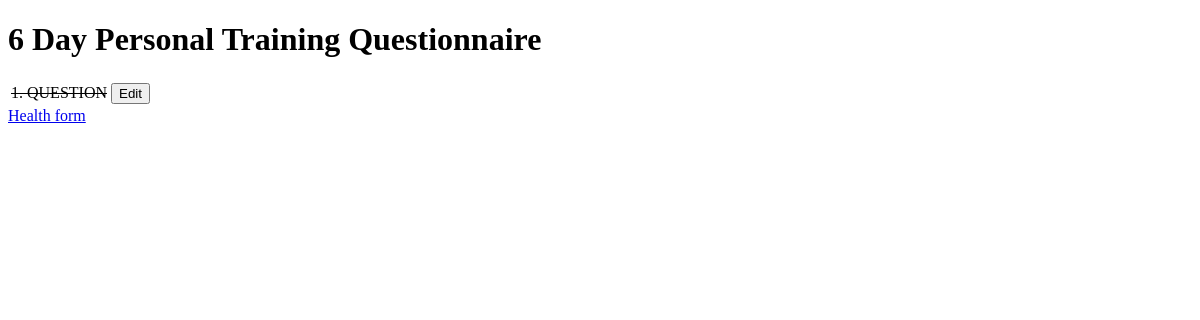
The app's page /, older data.
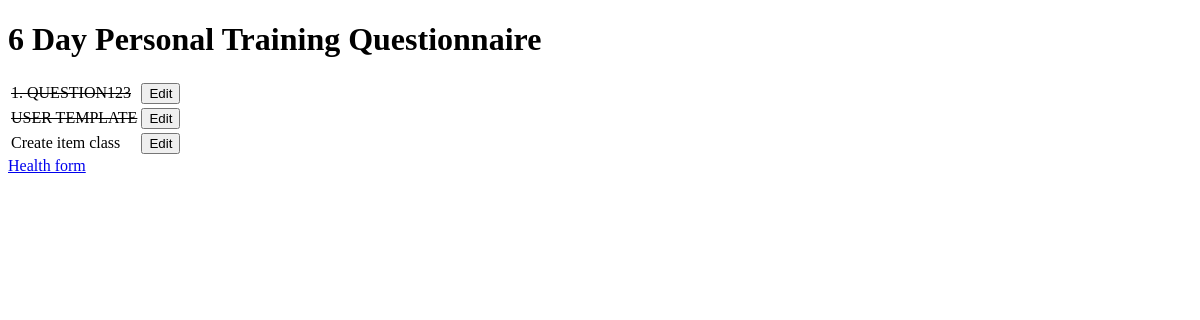
The same page, newer data.
### questionnaire/models.py (models this page shows, shortened)
class Item(models.Model):
    name = models.CharField(max_length=50, null=False, blank=False)
    done = models.BooleanField(null=False, blank=False, default=False)

### questionnaire/views.py (the view)
# urls.py: path('', get_questionnaire_questions, name = 'get_questionnaire_questions'),
def get_questionnaire_questions(request):
    items = Item.objects.all()
    context = {
        'items': items
    }
    return render(request, 'questionnaire/questionnaire_questions.html', context)

### questionnaire/templates/questionnaire/questionnaire_questions.html (shortened to what this page needs)
<!DOCTYPE html>
<html lang="en">
<head>
</head>
<body>
    <h1>6 Day Personal Training Questionnaire</h1>
    <table>
        {% for item in items %}
            <tr>
                {% if item.done %}
                    <td><strike>{{ item.name }}</strike></td>
                {% else %}
                    <td>{{ item.name }}</td>
                {% endif %}
                <td>
                    <a href="/edit/{{ item.id }}">
                        <button>Edit</button>
                    </a>
                </td>
            </tr>
        {% empty %}
        <tr><td>All questions answered.</td></tr>
        {% endfor %}
    </table>
    <a href="/add">Health form</a>
</body>
</html>

Row changes from the older to the newer data that the page shows:
changed Item: name "1. QUESTION" → "1. QUESTION123"
added Item: name "USER TEMPLATE"
added Item: name "Create item class"
